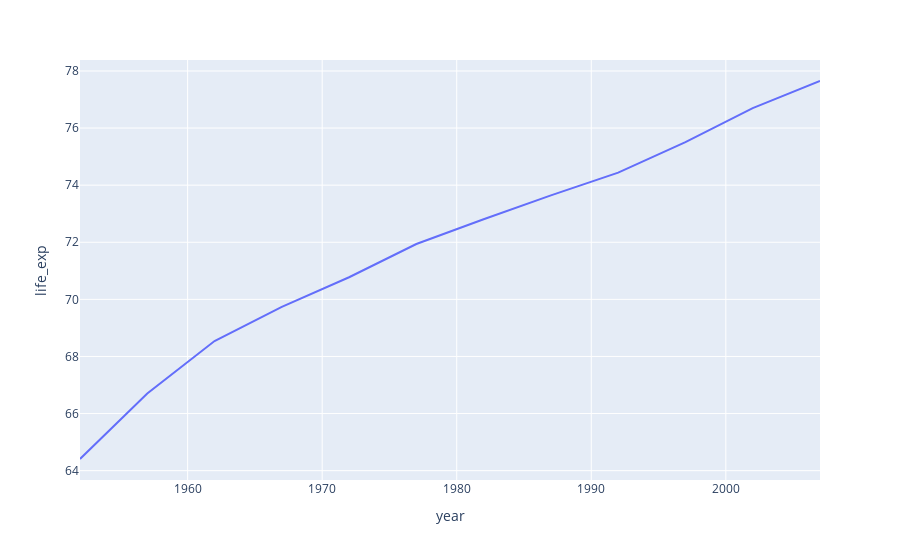

Notebook cell for this chart:
### Code cell
px.line(data_frame=df_exp_per_year_europe, x='year', y='life_exp')
#plt.title('Total Life Expectancy for Europe by Year')
#plt.xlabel('Year')
#plt.ylabel('Life Expectancy')
#plt.xlim(df_exp_per_year_europe['year'].min(), df_exp_per_year_europe['year'].max())
#plt.ylim(df_exp_per_year_europe['life_exp'].min(), df_exp_per_year_europe['life_exp'].max())
#plt.tight_layout()
#plt.show()

### Figure 1 — Plotly figure (JSON) as saved in the notebook; plotly's stock layout.template omitted (floating-point values rounded to 4 significant figures)
{"data": [{"hovertemplate": "year=%{x}<br>life_exp=%{y}<extra></extra>", "legendgroup": "", "line": {"color": "#636efa", "dash": "solid"}, "marker": {"symbol": "circle"}, "mode": "lines", "name": "", "orientation": "v", "showlegend": false, "type": "scatter", "x": [1952, 1957, 1962, 1967, 1972, 1977, 1982, 1987, 1992, 1997, 2002, 2007], "xaxis": "x", "y": [64.41, 66.7, 68.54, 69.74, 70.78, 71.94, 72.81, 73.64, 74.44, 75.51, 76.7, 77.65], "yaxis": "y"}], "layout": {"legend": {"tracegroupgap": 0}, "margin": {"t": 60}, "xaxis": {"anchor": "y", "domain": [0, 1], "title": {"text": "year"}}, "yaxis": {"anchor": "x", "domain": [0, 1], "title": {"text": "life_exp"}}}}
